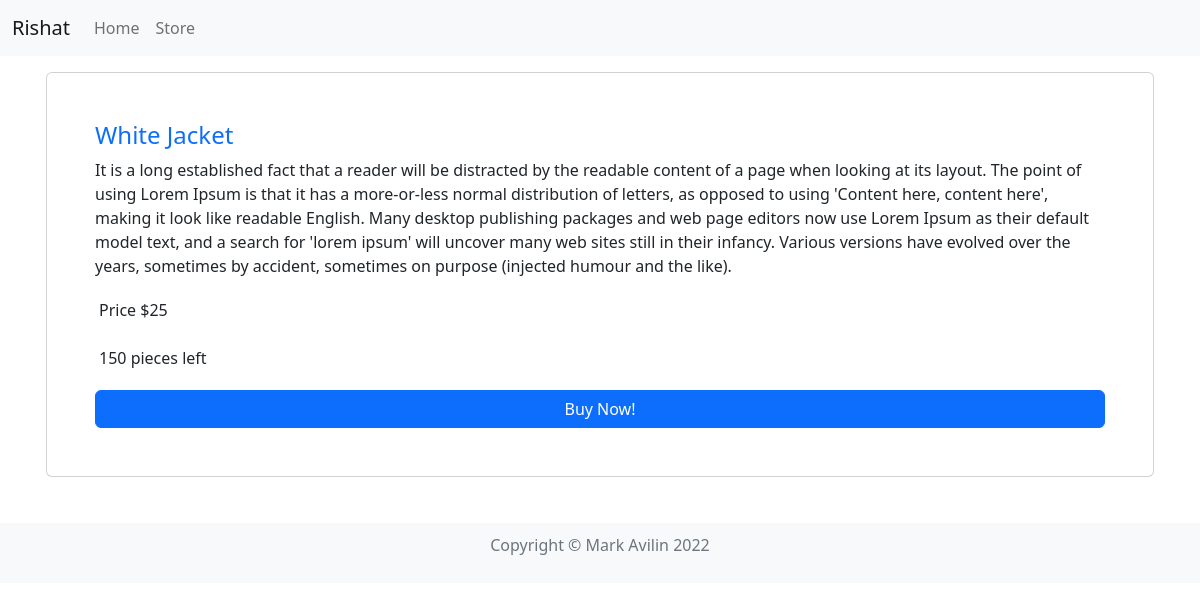
Screenshot of /item/1/ with the database file from the repository.
### store/models.py (models this page shows, shortened)
class Product(models.Model):
    name = models.CharField(max_length=150, unique=True)
    slug = models.SlugField(max_length=150, unique=True)
    description = models.TextField()
    price = models.SmallIntegerField()
    quantity = models.SmallIntegerField()
    added_at = models.DateTimeField(auto_now_add=True)
    is_available = models.BooleanField(default=True)

### store/views.py (the view)
# urls.py: path('item/<int:pk>/', vs.product_detail, name='product_detail'),
def product_detail(request, pk):
    product = Product.objects.get(id=pk)
    context = {
        'product': product,
    }
    return render(request, 'product_detail.html', context)

### templates/product_detail.html (shortened to what this page needs)
{% extends 'base/base.html' %}
{% block content %}
<div class="card card-product-grid p-5">
    <div class="info-wrap">
        <a href="{% url 'product_detail' product.id %}" class="title" style="text-decoration:none">
            <h4>
            {{ product.name }}
            </h4>
        </a>
        <p>{{ product.description }}</p>
        <p class="p-1">Price ${{ product.price }}</p>
        <p class="p-1">{{ product.quantity }} pieces left</p>
    </div>
    {% if product.quantity > 0 %}
        <a href="{% url 'buy' product.id %}" class="btn btn-primary">Buy Now!</a>
    {% endif %}
</div>
{% endblock %}

### rows the page displays
Product: name "White Jacket", description "It is a long established fact that a reader will be distracted by the readable content of a page when looking at its layout. The point of using Lorem Ipsum is that it has a more-or-less normal distribution of letters, as opposed to using 'Content here, content here', making it look like readable English. Many desktop publishing packages and web page editors now use Lorem Ipsum as their default model text, and a search for 'lorem ipsum' will uncover many web sites still in their infancy. Various versions have evolved over the years, sometimes by accident, sometimes on purpose (injected humour and the like).", price "25", quantity "150"
